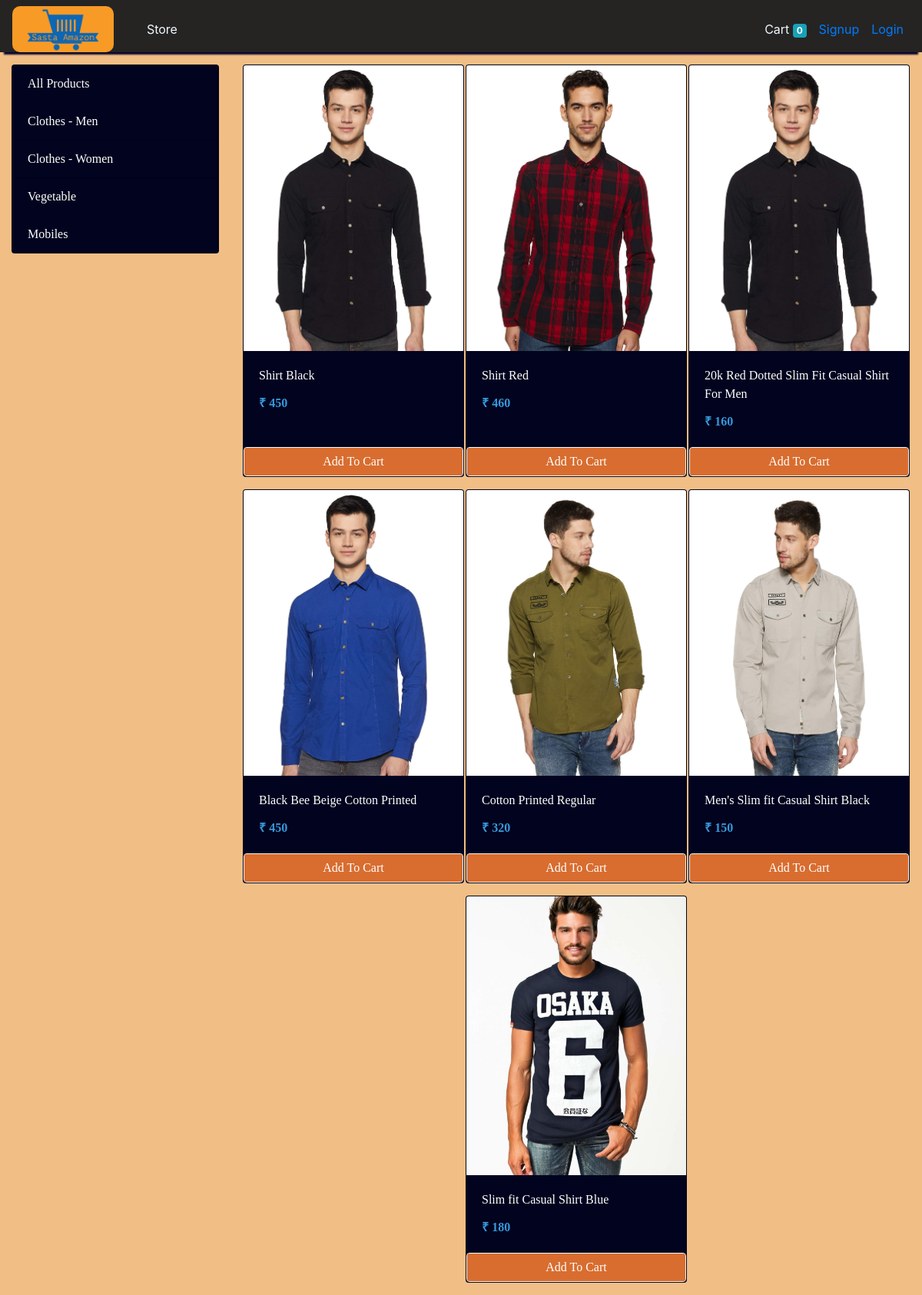
/store?category=1, run on the app's committed database.
### store/models/category.py (models this page shows, shortened)
class Category(models.Model):
    name = models.CharField(max_length=20)
    @staticmethod
    def get_all_categories():
        return Category.objects.all()

### store/models/product.py (models this page shows, shortened)
class Product(models.Model):
    name = models.CharField(max_length=50)
    price = models.IntegerField(default=0)
    category = models.ForeignKey(Category, on_delete=models.CASCADE, default=1)
    description = models.CharField(max_length=200, default='' , null=True , blank=True)
    image = models.ImageField(upload_to='uploads/products/')
    @staticmethod
    def get_all_products_by_categoryid(category_id):
        if category_id:
            return Product.objects.filter(category = category_id)
        else:
            return Product.get_all_products();

### store/views/home.py (the view)
# urls.py: path('' , include('store.urls'))
def store(request):
    cart = request.session.get('cart')
    if not cart:
        request.session['cart'] = {}
    products = None
    categories = Category.get_all_categories()
    categoryID = request.GET.get('category')
    if categoryID:
        products = Product.get_all_products_by_categoryid(categoryID)
    else:
        products = Product.get_all_products();
    data = {}
    data['products'] = products
    data['categories'] = categories
    print('you are : ', request.session.get('email'))
    return render(request, 'index.html', data)

### store/templatetags/cart.py (called while the page is built)
@register.filter(name='is_in_cart')
def is_in_cart(product  , cart):
    keys = cart.keys()
    for id in keys:
        if int(id) == product.id:
            return True
    return False;

### store/templatetags/custom_filter.py (called while the page is built)
@register.filter(name='currency')
def currency(number):
    return "₹ "+str(number)

### store/templates/index.html (shortened to what this page needs)
{% extends 'base.html' %}
{% block content %}
{% load cart %}
{% load custom_filter %}
<div class="container-fluid mt-3" >
	<div class="row">
		<div class="col-lg-3 mx-auto">
			<div class="list-group">
				<a href="/" class=" mm list-group-item list-group-item-action font-effect-emboss">All Products</a>
				{% for category in categories %}
				<a href="/?category={{category.id}}"
					class="mm list-group-item list-group-item-action">{{category.name}}</a>
				{% endfor %}
			</div>
		</div>
		<div id='products' class="col-lg-9 mx-auto">
			<div class="row mx-auto font-effect-emboss ll">
				{% for product in products %}
				<div class=" hh card mx-auto mb-3" id={{product.id}} style="width: 18rem;">
					<img class="card-img-top" src="{{product.image.url}}" alt="Card image cap">
					<div class="card-body">
						<p class="card-title">{{product.name}}</p>
						<p class="card-text" ><b style="color:rgb(55, 153, 219);">{{product.price|currency}}</b></p>
					</div>
					<div class="card-footer p-0 no-gutters">
						{% if product|is_in_cart:request.session.cart %}
						<div class="row no-gutters">
							<form action="/#{{product.id}}" class="col-2 " method="post">
								{% csrf_token %}
								<input hidden type="text" name='product' value='{{product.id}}'>
								<input hidden type="text" name='remove' value='True'>
								<input type="submit" value=" - " class="btn btn-block btn-light border-right">
							</form>
							<div class="text-center col">{{product|cart_quantity:request.session.cart}} in Cart</div>
							<form action="/#{{product.id}}" class="col-2 " method="post">
								{% csrf_token %}
								<input hidden type="text" name='product' value='{{product.id}}'>
								<input type="submit" value=" + " class="btn btn-block btn-light border-left">
							</form>
						</div>
						{% else %}
						<form action="/#{{product.id}}" method="POST" class="btn-block ll">
							<input type="submit" class="float-right btn btn-light ll cc form-control"
								value="Add To Cart">
						</form>
						{% endif %}
					</div>
				</div>
				{% endfor %}
			</div>
		</div>
	</div>
</div>
{% endblock %}

### store/templates/index.html (style rules this page uses)
.mm { background-color: rgb(1, 3, 31); color: white; font-family: "Trirong", serif; height: 100%; }
.cc { background-color: rgb(216, 109, 47); width: 100%; color: white; font-family: "Trirong", serif; }
.hh { background-color: rgb(1, 3, 31); color: white; font-family: "Trirong", serif; }

### data on the page
Category: name "Clothes - Men"
Category: name "Clothes - Women"
Category: name "Vegetable"
Category: name "Mobiles"
Product: {{ product.id }} 1 (drawn), image (picture), name "Shirt Black", price "₹ 450"
Product: image (picture), name "Shirt Red", price "₹ 460"
Product: image (picture), name "20k Red Dotted Slim Fit Casual Shirt For Men", price "₹ 160"
Product: image (picture), name "Black Bee Beige Cotton Printed", price "₹ 450"
Product: image (picture), name "Cotton Printed Regular", price "₹ 320"
Product: image (picture), name "Men's Slim fit Casual Shirt Black", price "₹ 150"
Product: image (picture), name "Slim fit Casual Shirt Blue", price "₹ 180"

### other printed values
{{ request.session.cart.keys|length }} "0"
